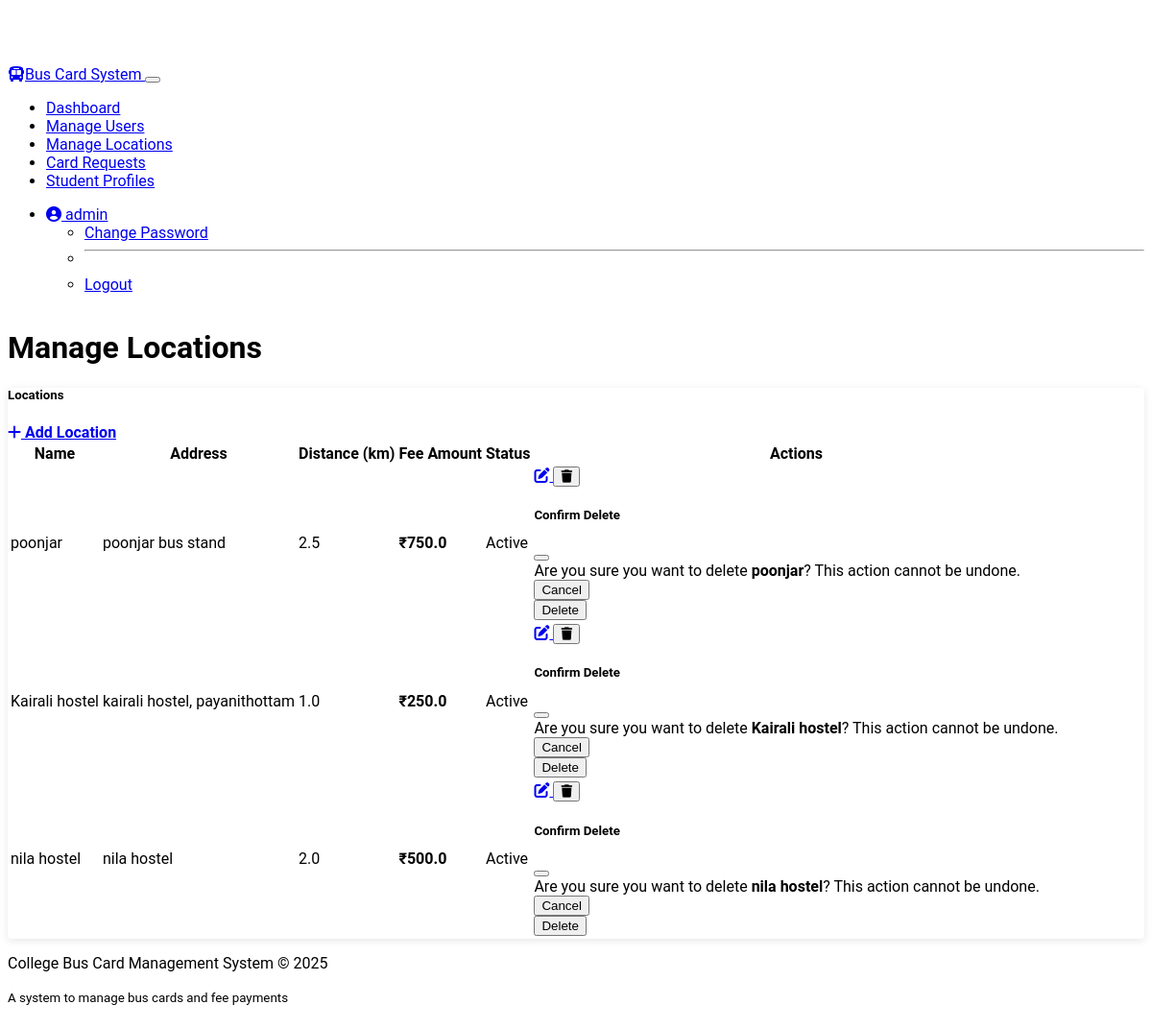
Page /admin/locations (signed in) on the committed database.
### my_models.py (models this page shows, shortened)
class User(UserMixin, db.Model):
    __tablename__ = 'users'
    id = Column(Integer, primary_key=True)
    username = Column(String(64), unique=True, nullable=False)
    email = Column(String(120), unique=True, nullable=False)
    password_hash = Column(String(256), nullable=False)
    role = Column(String(20), nullable=False, default='student')
    first_name = Column(String(50), nullable=False)
    last_name = Column(String(50), nullable=False)
    phone = Column(String(20))
    is_active = Column(Boolean, default=True)
    created_at = Column(DateTime, default=datetime.utcnow)
    updated_at = Column(DateTime, default=datetime.utcnow, onupdate=datetime.utcnow)
    student_profile = relationship("StudentProfile", back_populates="user", uselist=False)
    payments = relationship("Payment", back_populates="user")
    notifications = relationship("Notification", back_populates="user")
    card_requests = relationship("CardRequest", back_populates="user", foreign_keys="CardRequest.user_id")

class Location(db.Model):
    __tablename__ = 'locations'
    id = Column(Integer, primary_key=True)
    name = Column(String(100), nullable=False)
    address = Column(String(255))
    distance = Column(Float)  # Distance from college in km
    fee_amount = Column(Float, nullable=False)  # Base fee for this location
    is_active = Column(Boolean, default=True)
    created_at = Column(DateTime, default=datetime.utcnow)
    updated_at = Column(DateTime, default=datetime.utcnow, onupdate=datetime.utcnow)
    student_profiles = relationship("StudentProfile", back_populates="location")

### routes/admin.py (the view)
    def decorated_function(*args, **kwargs):
        if not current_user.is_authenticated or current_user.role != 'admin':
            flash('You do not have permission to access this page!', 'danger')
            return redirect(url_for('auth.login'))
        return f(*args, **kwargs)

### app.py (called while the page is built)
@app.context_processor
def inject_now():
    return {'now': datetime.now()}

    @login_manager.user_loader
    def load_user(user_id):
        return User.query.get(int(user_id))

### routes/admin.py (called while the page is built)
def admin_required(f):
    def decorated_function(*args, **kwargs):
        if not current_user.is_authenticated or current_user.role != 'admin':
            flash('You do not have permission to access this page!', 'danger')
            return redirect(url_for('auth.login'))
        return f(*args, **kwargs)
    decorated_function.__name__ = f.__name__
    return decorated_function

@admin_bp.route('/locations')
@login_required
@admin_required
def locations():
    locations = Location.query.all()
    return render_template('admin/manage_locations.html', locations=locations)

### templates/admin/manage_locations.html (shortened to what this page needs)
{% extends "base.html" %}
{% block heading %}
{% if form and not location %}Add New Location{% elif form and location %}Edit Location{% else %}Manage Locations{% endif %}
{% endblock %}
{% block content %}
{% if form %}
<div class="card mb-4">
    <div class="card-header bg-primary text-white">
        <h5 class="mb-0">{% if location %}Edit Location: {{ location.name }}{% else %}Add New Location{% endif %}</h5>
    </div>
    <div class="card-body">
        <form method="POST" action="{% if location %}{{ url_for('admin.edit_location', location_id=location.id) }}{% else %}{{ url_for('admin.new_location') }}{% endif %}">
            {{ form.hidden_tag() }}
            <div class="mb-3">
                {{ form.name.label(class="form-label") }}
                {{ form.name(class="form-control", placeholder="Location Name") }}
                {% if form.name.errors %}
                <div class="invalid-feedback d-block">
                    {% for error in form.name.errors %}
                    {{ error }}
                    {% endfor %}
                </div>
                {% endif %}
            </div>
            <div class="mb-3">
                {{ form.address.label(class="form-label") }}
                {{ form.address(class="form-control", placeholder="Address") }}
                {% if form.address.errors %}
                <div class="invalid-feedback d-block">
                    {% for error in form.address.errors %}
                    {{ error }}
                    {% endfor %}
                </div>
                {% endif %}
            </div>
            <div class="row mb-3">
                <div class="col-md-6">
                    {{ form.distance.label(class="form-label") }}
                    {{ form.distance(class="form-control", type="number", step="0.1", placeholder="Distance in km") }}
                    {% if form.distance.errors %}
                    <div class="invalid-feedback d-block">
                        {% for error in form.distance.errors %}
                        {{ error }}
                        {% endfor %}
                    </div>
                    {% endif %}
                </div>
                <div class="col-md-6">
                    {{ form.fee_amount.label(class="form-label") }}
                    {{ form.fee_amount(class="form-control", type="number", step="0.01", placeholder="Fee amount") }}
                    {% if form.fee_amount.errors %}
                    <div class="invalid-feedback d-block">
                        {% for error in form.fee_amount.errors %}
                        {{ error }}
                        {% endfor %}
                    </div>
                    {% endif %}
                </div>
            </div>
            <div class="mb-3 form-check">
                {{ form.is_active(class="form-check-input") }}
                {{ form.is_active.label(class="form-check-label") }}
            </div>
            <div class="d-grid gap-2">
                {{ form.submit(class="btn btn-primary") }}
                <a href="{{ url_for('admin.locations') }}" class="btn btn-secondary">Cancel</a>
            </div>
        </form>
    </div>
</div>
{% else %}
<div class="card mb-4">
    <div class="card-header bg-primary text-white d-flex justify-content-between align-items-center">
        <h5 class="mb-0">Locations</h5>
        <a href="{{ url_for('admin.new_location') }}" class="btn btn-sm btn-light">
            <i class="fas fa-plus me-1"></i> Add Location
        </a>
    </div>
    <div class="card-body">
        {% if locations %}
        <div class="table-responsive">
            <table class="table table-hover location-table">
                <thead>
                    <tr>
                        <th>Name</th>
                        <th>Address</th>
                        <th>Distance (km)</th>
                        <th>Fee Amount</th>
                        <th>Status</th>
                        <th>Actions</th>
                    </tr>
                </thead>
                <tbody>
                    {% for location in locations %}
                    <tr>
                        <td>{{ location.name }}</td>
                        <td>{{ location.address }}</td>
                        <td>{{ location.distance }}</td>
                        <td class="fee-amount">₹{{ location.fee_amount }}</td>
                        <td>
                            <span class="badge {% if location.is_active %}bg-success{% else %}bg-danger{% endif %}">
                                {{ 'Active' if location.is_active else 'Inactive' }}
                            </span>
                        </td>
                        <td>
                            <div class="btn-group" role="group">
                                <a href="{{ url_for('admin.edit_location', location_id=location.id) }}" class="btn btn-sm btn-primary">
                                    <i class="fas fa-edit"></i>
                                </a>
                                <button type="button" class="btn btn-sm btn-danger" data-bs-toggle="modal" data-bs-target="#deleteModal{{ location.id }}">
                                    <i class="fas fa-trash"></i>
                                </button>
                            </div>
                            <div class="modal fade" id="deleteModal{{ location.id }}" tabindex="-1" aria-labelledby="deleteModalLabel{{ location.id }}" aria-hidden="true">
                                <div class="modal-dialog">
                                    <div class="modal-content">
                                        <div class="modal-header">
                                            <h5 class="modal-title" id="deleteModalLabel{{ location.id }}">Confirm Delete</h5>
                                            <button type="button" class="btn-close" data-bs-dismiss="modal" aria-label="Close"></button>
                                        </div>
                                        <div class="modal-body">
                                            Are you sure you want to delete <strong>{{ location.name }}</strong>? This action cannot be undone.
                                        </div>
                                        <div class="modal-footer">
                                            <button type="button" class="btn btn-secondary" data-bs-dismiss="modal">Cancel</button>
                                            <form action="{{ url_for('admin.delete_location', location_id=location.id) }}" method="POST">
                                                <button type="submit" class="btn btn-danger">Delete</button>
                                            </form>
                                        </div>
                                    </div>
                                </div>
                            </div>
                        </td>
                    </tr>
                    {% endfor %}
                </tbody>
            </table>
        </div>
        {% else %}
        <p class="text-muted">No locations found. <a href="{{ url_for('admin.new_location') }}">Add your first location</a></p>
        {% endif %}
    </div>
</div>
{% endif %}
{% endblock %}

### templates/base.html (shortened to what this page needs)
<!DOCTYPE html>
<html lang="en" data-bs-theme="dark">
<head>
    <link href="https://cdn.replit.com/agent/bootstrap-agent-dark-theme.min.css" rel="stylesheet">
    <link rel="stylesheet" href="{{ url_for('static', filename='css/styles.css') }}">
    <link href="https://cdnjs.cloudflare.com/ajax/libs/font-awesome/6.0.0/css/all.min.css" rel="stylesheet">
</head>
<body>
    <nav class="navbar navbar-expand-lg navbar-dark bg-dark fixed-top">
        <div class="container">
            <a class="navbar-brand" href="{{ url_for('auth.login') }}">
                <i class="fas fa-bus me-2"></i>Bus Card System
            </a>
            <button class="navbar-toggler" type="button" data-bs-toggle="collapse" data-bs-target="#navbarNav" aria-controls="navbarNav" aria-expanded="false" aria-label="Toggle navigation">
            </button>
            <div class="collapse navbar-collapse" id="navbarNav">
                <ul class="navbar-nav me-auto">
                    {% if current_user.is_authenticated %}
                        {% if current_user.role == 'admin' %}
                            <li class="nav-item">
                                <a class="nav-link" href="{{ url_for('admin.dashboard') }}">Dashboard</a>
                            </li>
                            <li class="nav-item">
                                <a class="nav-link" href="{{ url_for('admin.users') }}">Manage Users</a>
                            </li>
                            <li class="nav-item">
                                <a class="nav-link" href="{{ url_for('admin.locations') }}">Manage Locations</a>
                            </li>
                            <li class="nav-item">
                                <a class="nav-link" href="{{ url_for('admin.card_requests') }}">Card Requests</a>
                            </li>
                            <li class="nav-item">
                                <a class="nav-link" href="{{ url_for('admin.student_profiles') }}">Student Profiles</a>
                            </li>
                        {% endif %}
                    {% endif %}
                </ul>
                <ul class="navbar-nav">
                    {% if current_user.is_authenticated %}
                        <li class="nav-item dropdown">
                            <a class="nav-link dropdown-toggle" href="#" id="navbarDropdown" role="button" data-bs-toggle="dropdown" aria-expanded="false">
                                <i class="fas fa-user-circle me-1"></i> {{ current_user.username }}
                            </a>
                            <ul class="dropdown-menu dropdown-menu-end" aria-labelledby="navbarDropdown">
                                <li><a class="dropdown-item" href="{{ url_for('auth.change_password') }}">Change Password</a></li>
                                <li><hr class="dropdown-divider"></li>
                                <li><a class="dropdown-item" href="{{ url_for('auth.logout') }}">Logout</a></li>
                            </ul>
                        </li>
                    {% endif %}
                </ul>
            </div>
        </div>
    </nav>
    <main class="container py-4">
        <h1 class="mb-4">{% block heading %}{% endblock %}</h1>
        {% block content %}{% endblock %}
    </main>
    <footer class="bg-dark text-center text-white py-3 mt-5">
        <div class="container">
            <p class="mb-0">College Bus Card Management System &copy; {{ now.year }}</p>
            <p class="text-muted mb-0"><small>A system to manage bus cards and fee payments</small></p>
        </div>
    </footer>
</body>
</html>

### static/css/styles.css (style rules this page uses)
:root { --main-bg-color: #212529; --main-text-color: #f8f9fa; --primary-color: #0d6efd; --secondary-color: #6c757d; --success-color: #198754; --danger-color: #dc3545; --warning-color: #ffc107; --info-color: #0dcaf0; --border-radius: 0.25rem; }
body { font-family: 'Roboto', sans-serif; padding-top: 60px; min-height: 100vh; display: flex; flex-direction: column; }
main { flex: 1; }
.card { border-radius: var(--border-radius); box-shadow: 0 2px 8px rgba(0, 0, 0, 0.1); transition: transform 0.3s, box-shadow 0.3s; }
.card-header { font-weight: bold; }
.location-table .fee-amount { font-weight: bold; }

### rows in the picture
User: username "admin"
Location: name "poonjar", address "poonjar bus stand", distance "2.5", fee_amount "750.0", is_active "Active"
Location: name "Kairali hostel", address "kairali hostel, payanithottam", distance "1.0", fee_amount "250.0", is_active "Active"
Location: name "nila hostel", address "nila hostel", distance "2.0", fee_amount "500.0", is_active "Active"
